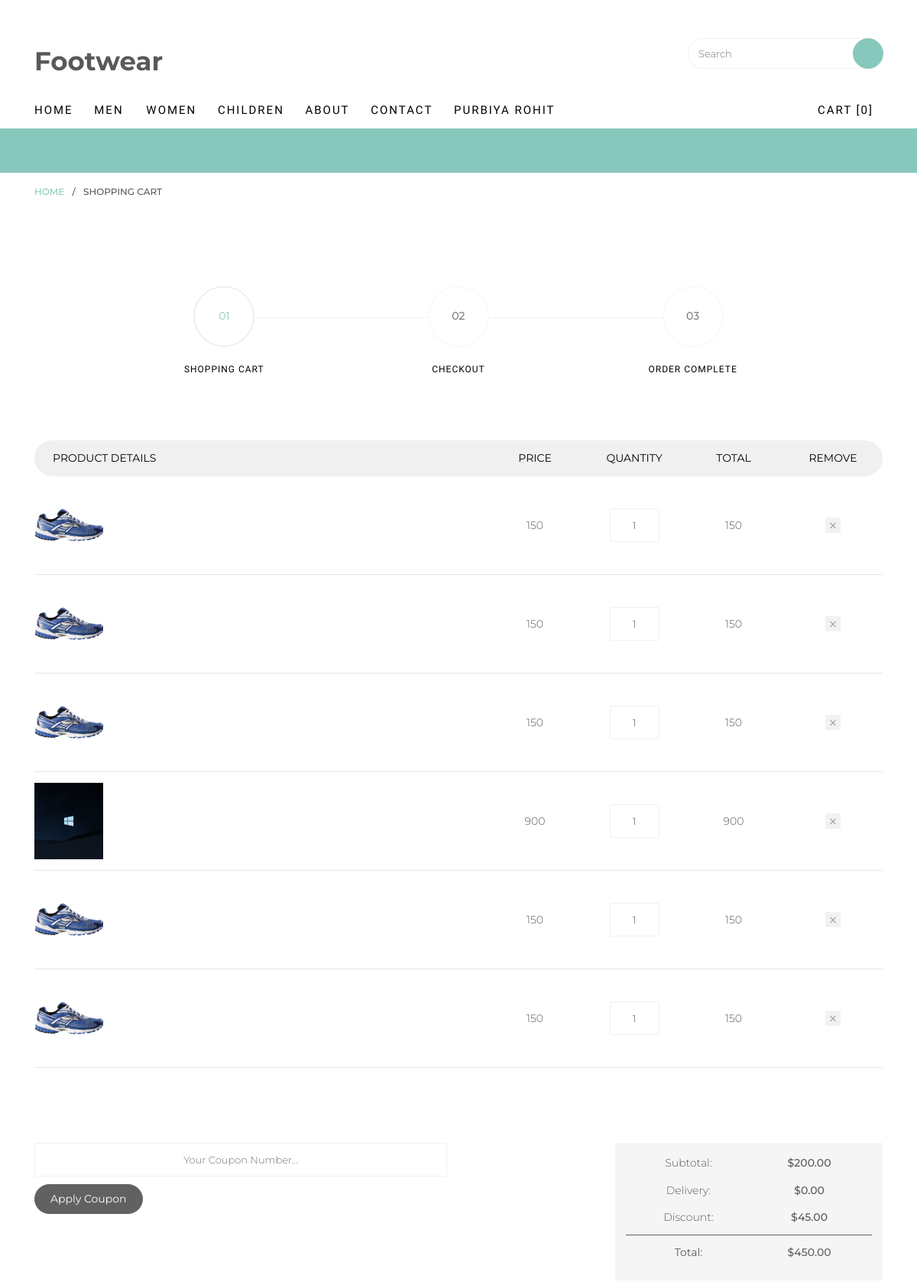
Page /client-cart/ (signed in, upper part) on the earlier database version.
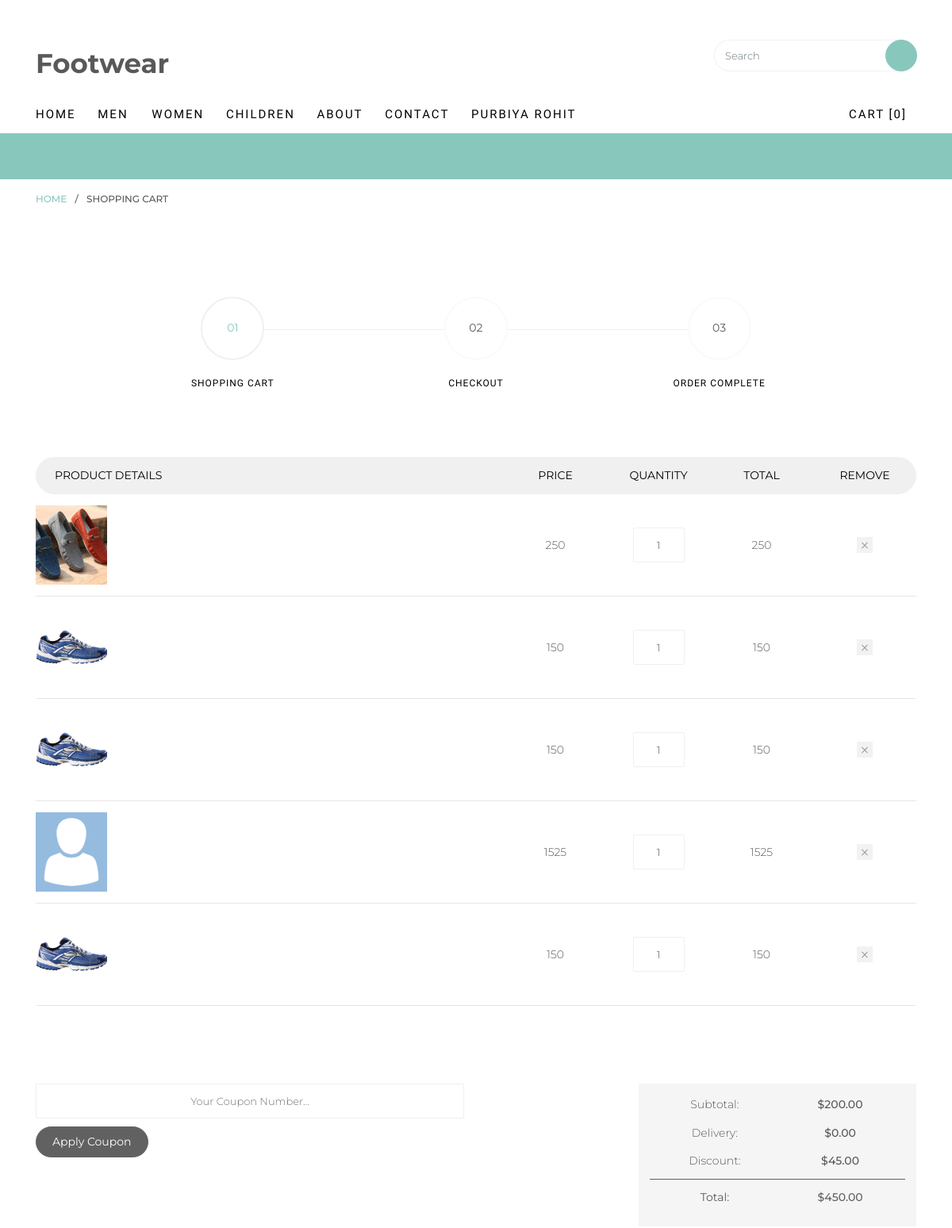
Same page on the later database version.
### shoesapp/models.py (models this page shows, shortened)
class Client(models.Model):
    fname = models.CharField(max_length=50,null=True)
    lname = models.CharField(max_length=50,null=True)
    email = models.EmailField(unique=True,null=True)
    password = models.CharField(max_length=25,null=True)
    address = models.TextField(null= True)
    pic = models.FileField(upload_to='Profile Pic',default='avtar.png',null=True)

class Booking(models.Model):
    client = models.ForeignKey(Client,on_delete=models.CASCADE)
    product = models.ForeignKey(Product,on_delete=models.CASCADE)
    address = models.TextField()
    pay_mode = models.CharField(max_length=50,choices=[('COD','COD'),('Online','Online')])
    pay_id = models.CharField(max_length=30,null=True,blank=True)
    verify = models.BooleanField(default=False)
    amount = models.IntegerField(default=0)
    pay_at = models.DateTimeField(auto_now_add =True)

### myapp/models.py (models this page shows, shortened)
class Product(models.Model):
    seller = models.ForeignKey(User,on_delete=models.CASCADE)
    name =  models.CharField(max_length=50)
    brand = models.CharField(max_length=50)
    size = models.IntegerField()
    price = models.IntegerField()
    des = models.TextField()
    category = models.ForeignKey(Category,on_delete=models.CASCADE)
    available = models.BooleanField(default=True)
    pic = models.FileField(upload_to='shoesimg',default='avtar.png',null=True)

### shoesapp/views.py (the view)
# urls.py: path('client-cart/',views.cart,name='client-cart'),
def cart(request):
    try:
        cid = Client.objects.get(email=request.session['cemail'])
        book = Booking.objects.filter(client=cid)
        return render(request,'cart.html',{'cid' : cid,'book' : book})
    except:
        return render(request,'cart.html')

### shoesapp/TEMPLATES/cart.html (shortened to what this page needs)
{% extends 'head.html' %}
{% load static %}
{% block head %}
		<div class="breadcrumbs">
			<div class="container">
				<div class="row">
					<div class="col">
						<p class="bread"><span><a href="{% url 'index' %}">Home</a></span> / <span>Shopping Cart</span></p>
					</div>
				</div>
			</div>
		</div>
		<div class="colorlib-product">
			<div class="container">
				<div class="row row-pb-lg">
					<div class="col-md-10 offset-md-1">
						<div class="process-wrap">
							<div class="process text-center active">
								<p><span>01</span></p>
								<h3>Shopping Cart</h3>
							</div>
							<div class="process text-center">
								<p><span>02</span></p>
								<h3>Checkout</h3>
							</div>
							<div class="process text-center">
								<p><span>03</span></p>
								<h3>Order Complete</h3>
							</div>
						</div>
					</div>
				</div>
				<div class="row row-pb-lg">
					<div class="col-md-12">
						<div class="product-name d-flex">
							<div class="one-forth text-left px-4">
								<span>Product Details</span>
							</div>
							<div class="one-eight text-center">
								<span>Price</span>
							</div>
							<div class="one-eight text-center">
								<span>Quantity</span>
							</div>
							<div class="one-eight text-center">
								<span>Total</span>
							</div>
							<div class="one-eight text-center px-4">
								<span>Remove</span>
							</div>
						</div>
						{% for order in book  %}
						<div class="product-cart d-flex">
							<div class="one-forth">
								<div class="product-img" style="background-image: url({{order.product.pic.url}});">
								</div>
								<div class="display-tc">
								</div>
							</div>
							<div class="one-eight text-center">
								<div class="display-tc">
									<span class="price">{{order.product.price}}</span>
								</div>
							</div>
							<div class="one-eight text-center">
								<div class="display-tc">
									<input type="text" id="quantity" name="quantity" class="form-control input-number text-center" value="1" min="1" max="100">
								</div>
							</div>
							<div class="one-eight text-center">
								<div class="display-tc">
									<span class="price">{{order.product.price}}</span>
								</div>
							</div>
							<div class="one-eight text-center">
								<div class="display-tc">
									<a href="#" class="closed"></a>
								</div>
							</div>
						</div>
						{% endfor %}
					</div>
				</div>
				<div class="row row-pb-lg">
					<div class="col-md-12">
						<div class="total-wrap">
							<div class="row">
								<div class="col-sm-8">
									<form action="#">
										<div class="row form-group">
											<div class="col-sm-9">
												<input type="text" name="quantity" class="form-control input-number" placeholder="Your Coupon Number...">
											</div>
											<div class="col-sm-3">
												<input type="submit" value="Apply Coupon" class="btn btn-primary">
											</div>
										</div>
									</form>
								</div>
								<div class="col-sm-4 text-center">
									<div class="total">
										<div class="sub">
											<p><span>Subtotal:</span> <span>$200.00</span></p>
											<p><span>Delivery:</span> <span>$0.00</span></p>
											<p><span>Discount:</span> <span>$45.00</span></p>
										</div>
										<div class="grand-total">
											<p><span><strong>Total:</strong></span> <span>$450.00</span></p>
										</div>
									</div>
								</div>
							</div>
						</div>
					</div>
				</div>
			</div>
		</div>
		{% endblock %}

### shoesapp/TEMPLATES/head.html (shortened to what this page needs)
{% load static %}
<!DOCTYPE HTML>
<html>
	<head>
	<link rel="stylesheet" href="{% static 'assets/css/animate.css' %}">
	<link rel="stylesheet" href="{% static 'assets/css/icomoon.css' %}">
	<link rel="stylesheet" href="{% static 'assets/css/ionicons.min.css' %}">
	<link rel="stylesheet" href="{% static 'assets/css/bootstrap.min.css' %}">
	<link rel="stylesheet" href="{% static 'assets/css/magnific-popup.css' %}">
	<link rel="stylesheet" href="{% static 'assets/css/flexslider.css' %}">
	<link rel="stylesheet" href="{% static 'assets/css/owl.carousel.min.css' %}">
	<link rel="stylesheet" href="{% static 'assets/css/owl.theme.default.min.css' %}">
	<link rel="stylesheet" href="{% static 'assets/css/bootstrap-datepicker.css' %}">
	<link rel="stylesheet" href="{% static 'fonts/flaticon/font/flaticon.css' %}">
	<link rel="stylesheet" href="{% static 'assets/css/style.css' %}">
	</head>
	<body>
	<div id="page">
		<nav class="colorlib-nav" role="navigation">
			<div class="top-menu">
				<div class="container">
					<div class="row">
						<div class="col-sm-7 col-md-9">
							<div id="colorlib-logo"><a href="{% url 'index' %}">Footwear</a></div>
						</div>
						<div class="col-sm-5 col-md-3">
			            <form action="{% url 'index' %}" method="POST" class="search-wrap">
			               <div class="form-group">
			                  <input type="search" name="shoes" class="form-control search" placeholder="Search">
			                  <button class="btn btn-primary submit-search text-center" type="submit"><i class="icon-search"></i></button>
			               </div>
			            </form>
			         </div>
		         </div>
					<div class="row">
						<div class="col-sm-12 text-left menu-1">
							<ul>
								<li class=""><a href="{% url 'index' %}">Home</a></li>
								<li class="has-dropdown">
									<a href="{% url 'client-men' %}">Men</a>
								</li>
								<li><a href="{% url 'client-women' %}">Women</a></li>
								<li><a href="{% url 'client-children' %}">Children</a></li>
								<li><a href="{% url 'client-about' %}">About</a></li>
								<li><a href="{% url 'client-contact' %}">Contact</a></li>
								{% if request.session.cemail  %}
								<li class="has-dropdown">
									<a href= "">{{cid.fname}} {{cid.lname}}</a>
								</li>
								{% else %}
								<li><a href="{% url 'client-clogin' %}">Login</a></li>
								<li><a href="{% url 'client-cregister' %}">Register</a></li>
								{% endif %}
								<li class="cart"><a href="{% url 'client-cart' %}"><i class="icon-shopping-cart"></i> Cart [0]</a></li>
							</ul>
						</div>
					</div>
				</div>
			</div>
			<div class="sale">
				<div class="container">
					<div class="row">
						<div class="col-sm-8 offset-sm-2 text-center">
							<div class="row">
							</div>
						</div>
					</div>
				</div>
			</div>
		</nav>
        {% block head %}
        {% endblock %}
	</div>
	</body>
</html>

### shoesapp/static/assets/css/icomoon.css (style rules this page uses)
[class^="icon-"], [class*=" icon-"] { font-family: 'icomoon' !important; speak: none; font-style: normal; font-weight: normal; font-variant: normal; text-transform: none; line-height: 1; -webkit-font-smoothing: antialiased; -moz-osx-font-smoothing: grayscale; }
.icon-shopping-cart:before { content: "\e9c8"; }
.icon-search:before { content: "\ebfd"; }

Differences in the rows shown:
removed Booking: product.pic (picture), product.price "900"
removed Booking: product.pic (picture), product.price "150"
removed Booking: product.pic (picture), product.price "150"
added Booking: product.pic (picture), product.price "250"
added Booking: product.pic (picture), product.price "1525"
